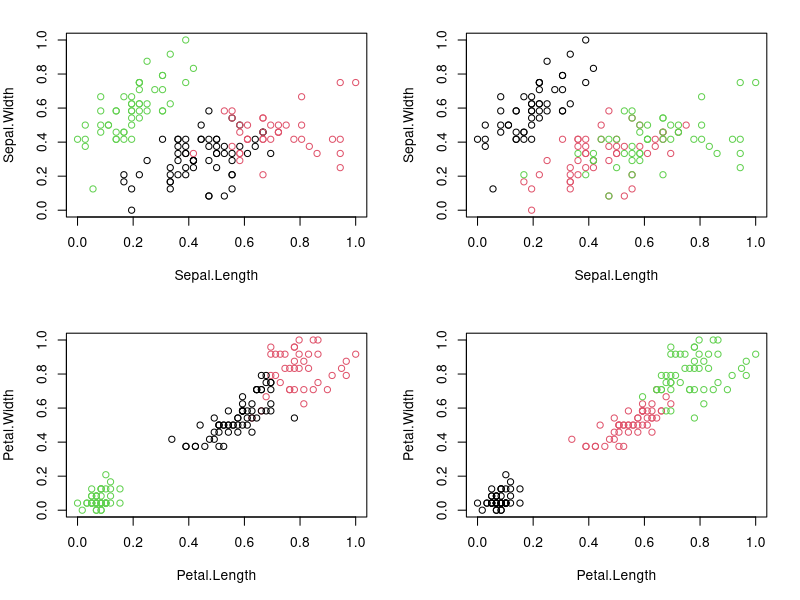
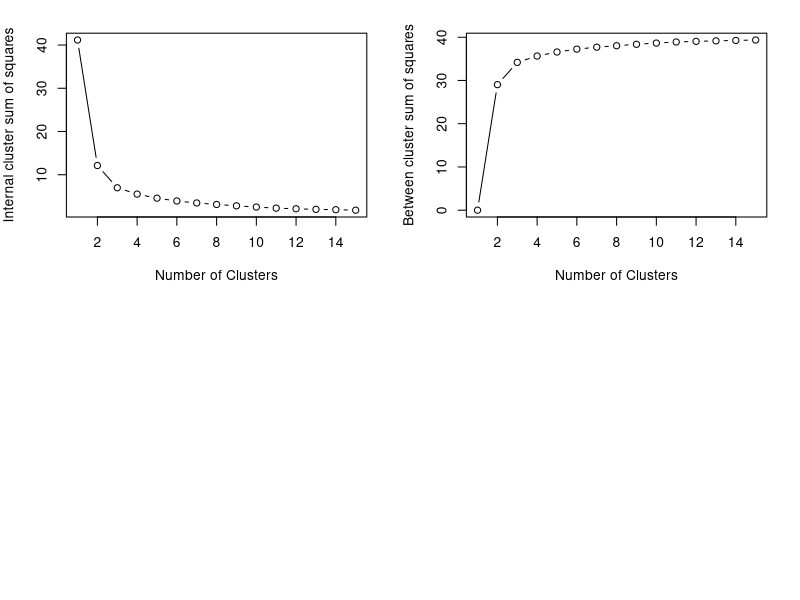

Recreate these plots in R, in order.
data('iris')

iris.new<- iris[,c(1,2,3,4)]

normalize <- function(x){
  return ((x-min(x))/(max(x)-min(x)))
}

iris.new$Sepal.Length<- normalize(iris.new$Sepal.Length)
iris.new$Sepal.Width<- normalize(iris.new$Sepal.Width)
iris.new$Petal.Length<- normalize(iris.new$Petal.Length)
iris.new$Petal.Width<- normalize(iris.new$Petal.Width)

result<- kmeans(iris.new,3)

iris.class<- iris[,"Species"]

par(mfrow=c(2,2), mar=c(5,4,2,2))
plot(iris.new[c(1,2)], col=result$cluster)# Plot to see how Sepal.Length and Sepal.Width data points have been distributed in clusters
plot(iris.new[c(1,2)], col=iris.class)# Plot to see how Sepal.Length and Sepal.Width data points have been distributed originally as per "class" attribute in dataset
plot(iris.new[c(3,4)], col=result$cluster)# Plot to see how Petal.Length and Petal.Width data points have been distributed in clusters
plot(iris.new[c(3,4)], col=iris.class)

table(result$cluster,iris.class)

sse = rep(0,15)

for (each in 1:15){
  kmeans.model_new = kmeans(iris.new, each,nstart = 50)
  sse[each] = kmeans.model_new$tot.withinss
}


plot(1:15, sse, type="b",
     xlab = "Number of Clusters",
     ylab = "Internal cluster sum of squares")

bss = rep(0,15)

for (each in 1:15){
  kmeans.model_new2 = kmeans(iris.new, each, nstart = 50)
  bss[each] = kmeans.model_new2$betweenss
}

plot(1:15, bss, type="b",
     xlab = "Number of Clusters",
     ylab = "Between cluster sum of squares")